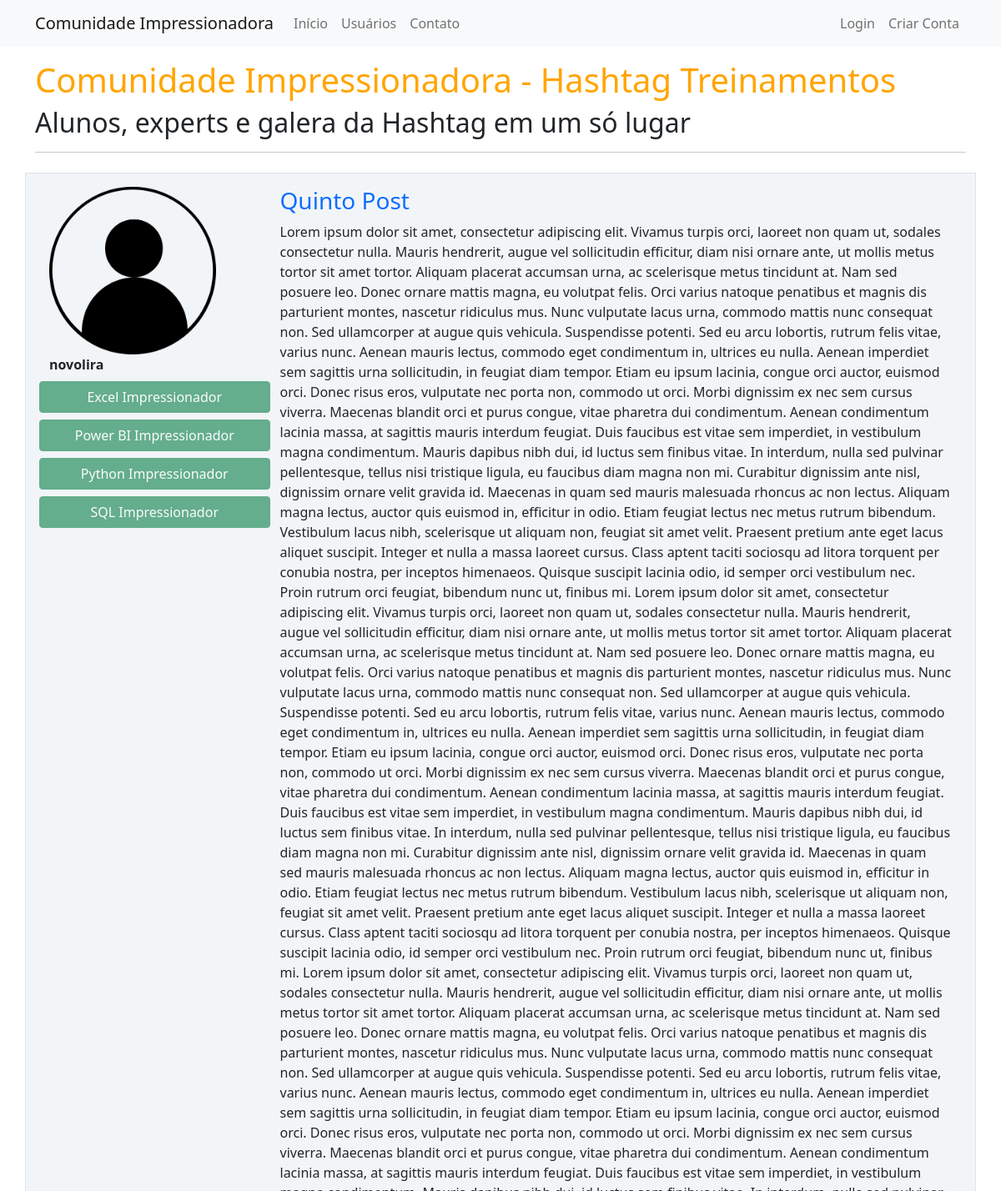
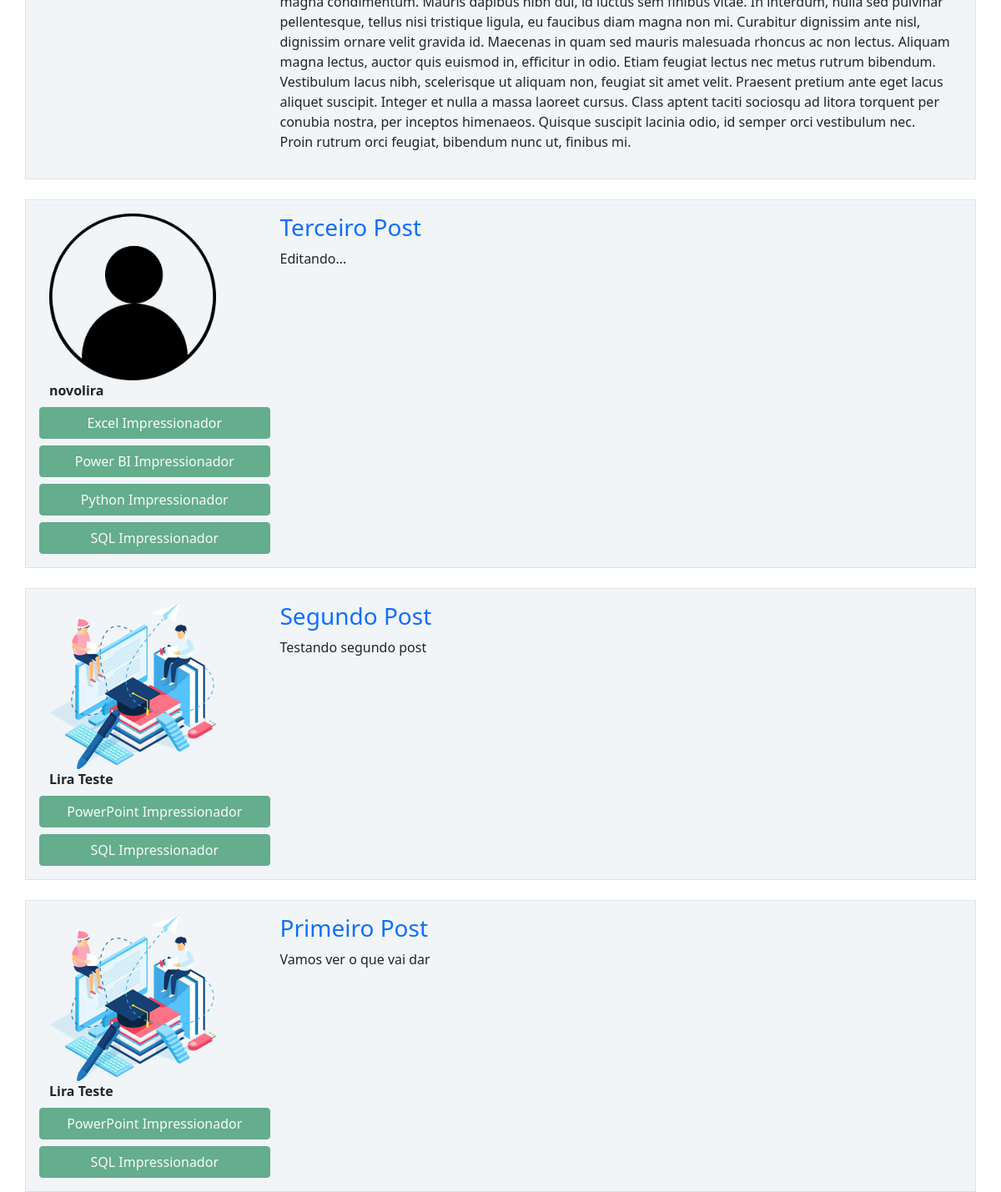
The page / on the database its author committed (2 pictures, top to bottom).
### comunidadeimpressionadora/models.py (models this page shows, shortened)
class Post(database.Model):  #.Model é uma herança do sqlalchemy
    id = database.Column(database.Integer, primary_key=True)
    titulo = database.Column(database.String, nullable=False)
    corpo = database.Column(database.Text, nullable=False)
    data_criacao = database.Column(database.DateTime, nullable=False, default=datetime.utcnow)
    id_usuario = database.Column(database.Integer, database.ForeignKey('usuario.id'), nullable=False)  # id da tabela usuário é minha chave estrangeira aqui

class Usuario(database.Model, UserMixin):  #.Model é uma herança do sqlalchemy
    id = database.Column(database.Integer, primary_key=True)
    username = database.Column(database.String, nullable=False)
    email = database.Column(database.String, nullable=False, unique=True)
    senha = database.Column(database.String, nullable=False)
    foto_perfil = database.Column(database.String, default='default.jpg')
    cursos = database.Column(database.String, nullable=False, default='Não Informado')
    posts = database.relationship('Post', backref='autor', lazy=True)  # criando a relação entre as tabelas Usuario e Post. backref é o nome que vai me permitir acessar quem criou o post

### comunidadeimpressionadora/routes.py (the view)
@app.route('/')  # caminho da página inicial
def home():
    posts = Post.query.order_by(Post.id.desc())
    return render_template('home.html', posts=posts)  # render_template importa o nome do arquivo que estou importando

### comunidadeimpressionadora/templates/home.html
{% extends 'base.html' %}
{% block body %}
    <div class="container mt-3">
        <h1 style="color: orange">Comunidade Impressionadora - Hashtag Treinamentos</h1>
        <h2>Alunos, experts e galera da Hashtag em um só lugar</h2>
        <hr>
        {% for post in posts %}
            <div class="row border mt-4 p-3 meupost">
                <div class="col col-3">
                    <div class="image pe-2"> <img src="{{ url_for('static', filename='fotos_perfil/{}'.format(post.autor.foto_perfil)) }}" class="rounded" width="200"> </div>
                    <strong>{{ post.autor.username }}</strong>
                    <div class="row justify-content-center">
                        {% for curso in post.autor.cursos.split(';') %}
                            <button type="button" class="btn btn-success mt-2" disabled>{{ curso }}</button>
                        {% endfor %}
                    </div>
                </div>
                <div class="col col-9">
                    <a style="text-decoration: none" href="{{ url_for('exibir_post', post_id=post.id) }}"><h3>{{ post.titulo }}</h3></a>
                    <p>{{ post.corpo }}</p>
                </div>
            </div>
        {% endfor %}
    </div>
{% endblock %}

### comunidadeimpressionadora/templates/base.html (shortened to what this page needs)
<!DOCTYPE html>
<html lang="pt-br">
    <head>
        <link href="https://cdn.jsdelivr.net/npm/bootstrap@5.0.0-beta1/dist/css/bootstrap.min.css" rel="stylesheet">
        <link rel="stylesheet" type="text/css" href="{{ url_for('static', filename='main.css') }}">
    </head>
    <body>
        {% include 'navbar.html' %}
        {% block body %}
        {% endblock %}
    </body>
</html>

### comunidadeimpressionadora/templates/navbar.html
<nav class="navbar navbar-expand-lg navbar-light bg-light">
  <div class="container-fluid container">
    <a class="navbar-brand" href="{{ url_for('home') }}">Comunidade Impressionadora</a>
    <div class="collapse navbar-collapse" id="navbarSupportedContent">
      <ul class="navbar-nav me-auto mb-2 mb-lg-0">
        <li class="nav-item">
          <a class="nav-link" aria-current="page" href="{{ url_for('home') }}">Início</a>
        </li>
        <li class="nav-item">
          <a class="nav-link" href="{{ url_for('usuarios') }}">Usuários</a>
        </li>
        <li class="nav-item">
          <a class="nav-link" href="{{ url_for('contato') }}">Contato</a>
        </li>
      </ul>
      <ul class="d-flex navbar-nav">
        {% if current_user.is_authenticated %}
          <li class="nav-item">
            <a class="nav-link" href="{{ url_for('criar_post') }}">Criar Post</a>
          </li>
          <li class="nav-item">
            <a class="nav-link" href="{{ url_for('perfil') }}">Meu Perfil</a>
          </li>
          <li class="nav-item">
            <a class="nav-link" href="{{ url_for('sair') }}">Sair</a>
          </li>
        {% else %}
          <li class="nav-item">
            <a class="nav-link" href="{{ url_for('login') }}">Login</a>
          </li>
          <li class="nav-item">
            <a class="nav-link" href="{{ url_for('login') }}">Criar Conta</a>
          </li>
        {% endif %}
      </ul>
    </div>
  </div>
</nav>

### comunidadeimpressionadora/static/main.css (style rules this page uses)
.meupost { background: #f2f5f8 !important; }

### rows shown on the page
Post: foto_perfil (placeholder picture), autor.username "novolira", curso "Excel Impressionador" "Power BI Impressionador" "Python Impressionador" "SQL Impressionador", titulo "Quinto Post", corpo "Lorem ipsum dolor sit amet, consectetur adipiscing elit. Vivamus turpis orci, laoreet non quam ut, sodales consectetur nulla. Mauris hendrerit, augue vel sollicitudin efficitur, diam nisi ornare ante, ut mollis metus tortor sit amet tortor. Aliquam placerat accumsan urna, ac scelerisque metus tincidunt at. Nam sed posuere leo. Donec ornare mattis magna, eu volutpat felis. Orci varius natoque penatibus et magnis dis parturient montes, nascetur ridiculus mus. Nunc vulputate lacus urna, commodo mattis nunc consequat non. Sed ullamcorper at augue quis vehicula. Suspendisse potenti. Sed eu arcu lobortis, rutrum felis vitae, varius nunc. Aenean mauris lectus, commodo eget condimentum in, ultrices…"
Post: foto_perfil (placeholder picture), autor.username "novolira", curso "Excel Impressionador" "Power BI Impressionador" "Python Impressionador" "SQL Impressionador", titulo "Terceiro Post", corpo "Editando..."
Post: foto_perfil (picture), autor.username "Lira Teste", curso "PowerPoint Impressionador" "SQL Impressionador", titulo "Segundo Post", corpo "Testando segundo post"
Post: foto_perfil (picture), autor.username "Lira Teste", curso "PowerPoint Impressionador" "SQL Impressionador", titulo "Primeiro Post", corpo "Vamos ver o que vai dar"
